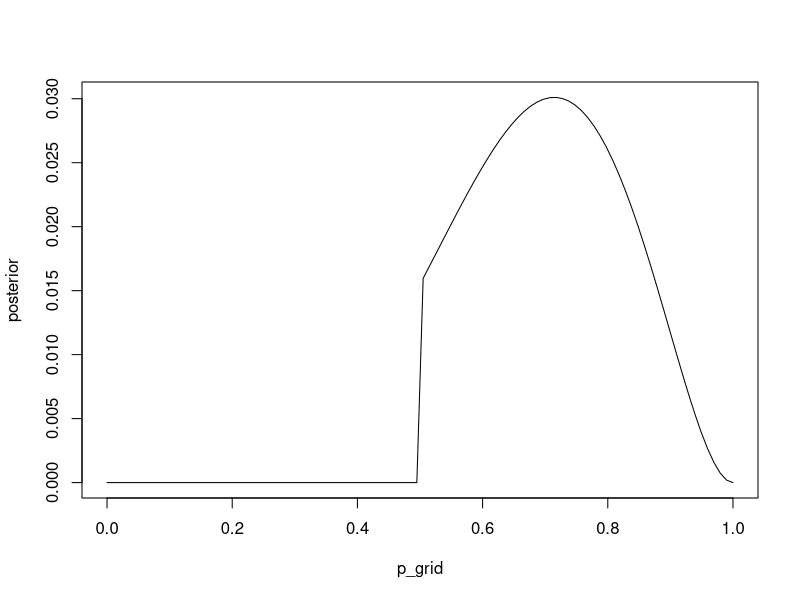

The R script that drew this image:
p_grid <- seq(from = 0, to = 1, length.out = 100)
likelihood <- dbinom(5, size = 7, prob = p_grid)
prior <- ifelse(p_grid < 0.5, 0, 1) # new prior
posterior <- likelihood * prior
posterior <- posterior / sum(posterior) # standardize
plot(posterior ~ p_grid, type = "l")

